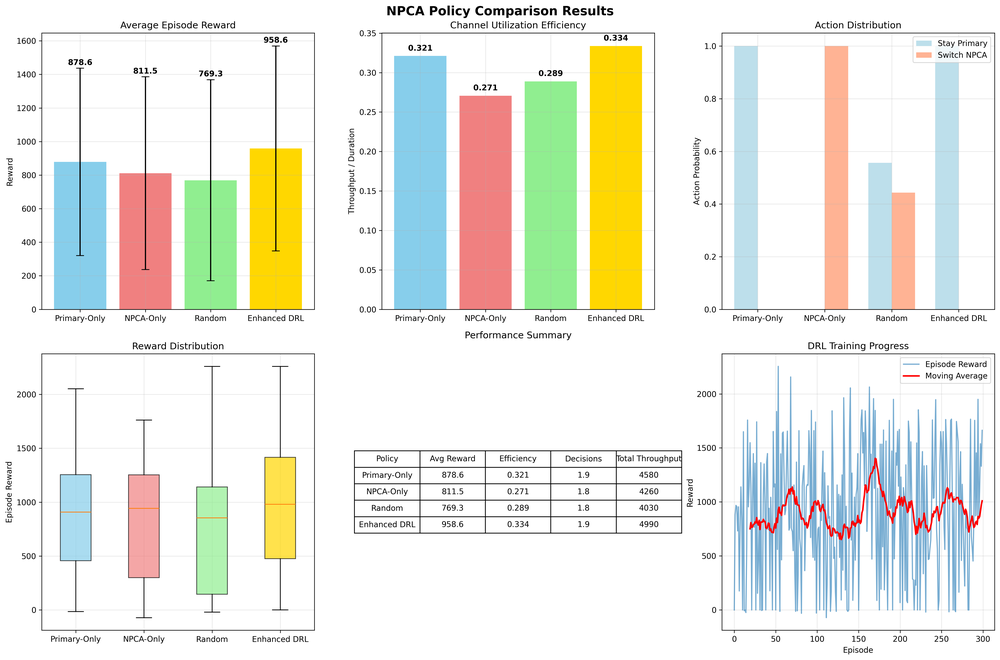
#> input picture experimental_files/comparison_results/policy_comparison.png, 1000 x 660 px, shrunk from 5369 x 3543 before the run
$ python extract_reward_subplot.py
#> lines starting #> are read from the running program, lines starting #| are printed output that depends on the picture
#!/usr/bin/env python3
"""
Extract the reward distribution subplot from policy_comparison.png
Save as separate PNG and EPS files
"""

import matplotlib.pyplot as plt
import matplotlib.image as mpimg
from matplotlib.patches import Rectangle
import numpy as np

def extract_reward_distribution_subplot():
    """Extract the bottom-left subplot from policy_comparison.png"""

    # Read the original image
    img = mpimg.imread('./comparison_results/policy_comparison.png')
#> img is the input picture: shape (660, 1000, 4) float32; mean R, G, B, A 0.921, 0.926, 0.892, 1

    # Get image dimensions
    height, width = img.shape[:2]
#> height = 660; width = 1000

    # Calculate subplot boundaries (bottom-left quadrant)
    # Assuming 2x2 subplot layout with some margin
    left_margin = int(width * 0.08)    # Left margin
#> left_margin = 80
    right_boundary = int(width * 0.52)  # Middle of image
#> right_boundary = 520
    bottom_boundary = int(height * 0.48) # Middle of image
#> bottom_boundary = 316
    bottom_margin = int(height * 0.05)   # Bottom margin
#> bottom_margin = 33

    # Extract the bottom-left subplot
    subplot_img = img[bottom_boundary:height-bottom_margin, left_margin:right_boundary]
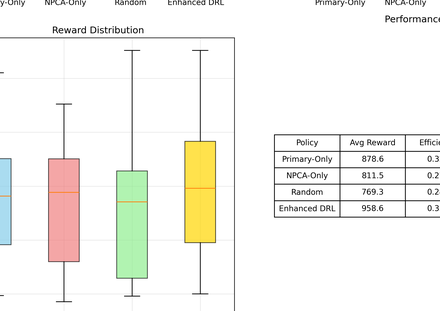
#> subplot_img: shape (311, 440, 4) float32; mean R, G, B, A 0.961, 0.958, 0.94, 1

    # Create new figure with the extracted subplot
    fig, ax = plt.subplots(figsize=(8, 6))
    ax.imshow(subplot_img)
    ax.set_xticks([])
    ax.set_yticks([])
    ax.set_frame_on(False)

    # Tight layout
    plt.tight_layout()
    plt.subplots_adjust(left=0, right=1, top=1, bottom=0)

    # Save as PNG
    plt.savefig('./comparison_results/reward_distribution_subplot.png',
                dpi=300, bbox_inches='tight', facecolor='white', pad_inches=0)
    print("📊 Reward distribution subplot saved as PNG: ./comparison_results/reward_distribution_subplot.png")

    # Save as EPS
    plt.savefig('./comparison_results/reward_distribution_subplot.eps',
                format='eps', bbox_inches='tight', facecolor='white', pad_inches=0)
    print("📊 Reward distribution subplot saved as EPS: ./comparison_results/reward_distribution_subplot.eps")

    plt.close()

def recreate_reward_distribution_from_data():
    """Recreate the reward distribution plot from the CSV data"""

    try:
        import pandas as pd

        # Load comparison data
        df = pd.read_csv('./comparison_results/new_reward_comparison.csv')

        # Create figure
        fig, ax = plt.subplots(figsize=(8, 6))

        # Filter data for plotting
        policies = df['policy'].unique()
        colors = ['lightblue', 'lightgreen', 'lightcoral', 'lightpink']

        # Group by policy and get average reward
        policy_rewards = df.groupby('policy')['avg_reward'].mean()

        # Create bar plot
        bars = ax.bar(range(len(policy_rewards)), policy_rewards.values,
                     color=colors[:len(policy_rewards)],
                     edgecolor='black', linewidth=1.5, alpha=0.8)

        # Customize plot
        ax.set_xlabel('Policy', fontsize=14, fontweight='bold')
        ax.set_ylabel('Average Reward', fontsize=14, fontweight='bold')
        ax.set_title('Policy Reward Distribution', fontsize=16, fontweight='bold')
        ax.set_xticks(range(len(policy_rewards)))
        ax.set_xticklabels(policy_rewards.index, rotation=45, ha='right', fontsize=12)

        # Add value labels on bars
        for bar, value in zip(bars, policy_rewards.values):
            ax.text(bar.get_x() + bar.get_width()/2, bar.get_height() + 0.5,
                   f'{value:.1f}', ha='center', va='bottom', fontsize=11, fontweight='bold')

        # Grid
        ax.grid(True, alpha=0.3, axis='y')

        # Tight layout
        plt.tight_layout()

        # Save as PNG
        plt.savefig('./comparison_results/policy_reward_distribution.png',
                    dpi=300, bbox_inches='tight', facecolor='white')
        print("📊 Policy reward distribution plot saved as PNG: ./comparison_results/policy_reward_distribution.png")

        # Save as EPS
        plt.savefig('./comparison_results/policy_reward_distribution.eps',
                    format='eps', bbox_inches='tight', facecolor='white')
        print("📊 Policy reward distribution plot saved as EPS: ./comparison_results/policy_reward_distribution.eps")

        plt.close()

    except Exception as e:
        print(f"Could not recreate from data: {e}")

if __name__ == "__main__":
    print("🎯 Extracting reward distribution subplot from policy_comparison.png")
    extract_reward_distribution_subplot()

    print("\n🎯 Also creating clean version from data")
    recreate_reward_distribution_from_data()

$ run again, with experimental_files/comparison_results/strategy_comparison.png copied over experimental_files/comparison_results/policy_comparison.png
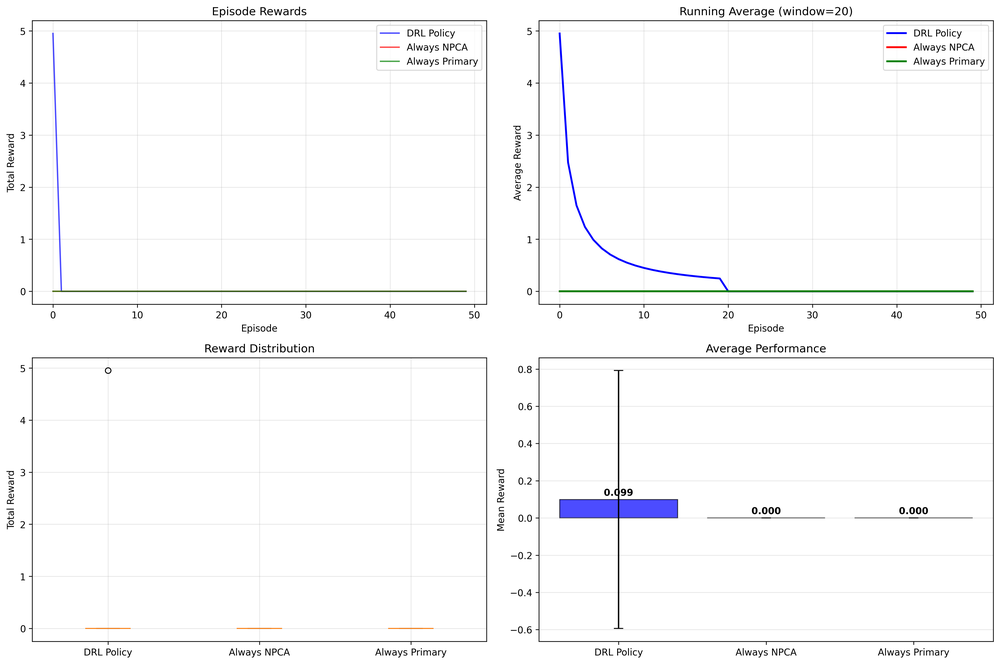
#> input picture experimental_files/comparison_results/strategy_comparison.png, 1000 x 664 px, shrunk from 4470 x 2968 before the run
#> in extract_reward_distribution_subplot, img is the input picture: shape (664, 1000, 4) float32; mean R, G, B, A 0.977, 0.977, 0.98, 1
#> in extract_reward_distribution_subplot, `subplot_img = img[bottom_boundary:height-bottom_margin, left_margin:ri..`:
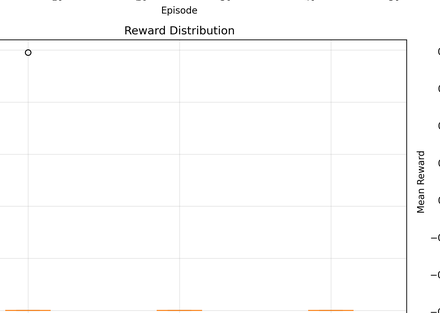
#> subplot_img: shape (313, 440, 4) float32; mean R, G, B, A 0.989, 0.989, 0.989, 1
